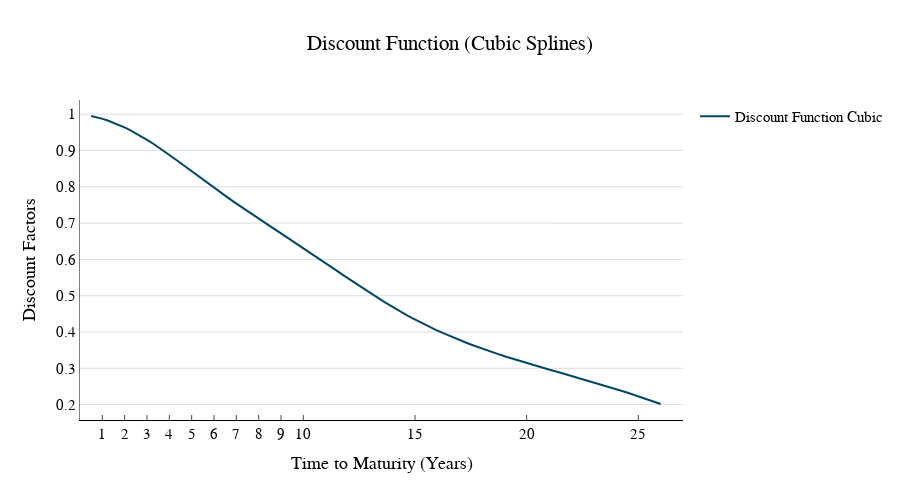

Notebook cell for this chart:
### Code cell
# Calculate the discount function using the interpolated zero-coupon yields
discount_function = 1 / ((1 + cs(maturity_range)) ** maturity_range)

gr.graph_discount(maturity_range, discount_function,"Discount Function (Cubic Splines)","Discount Function Cubic")
